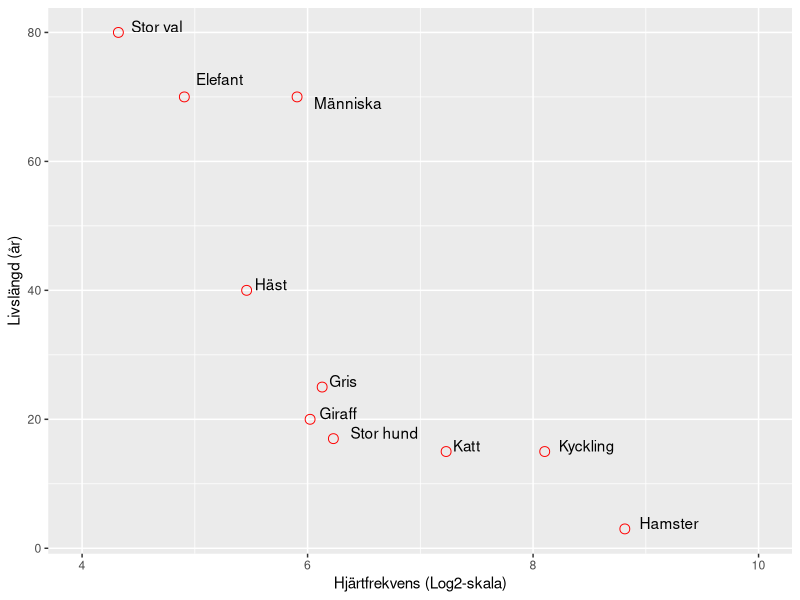

Write the R code that produced this figure.
## ---- chunk 1

#### Data
heartbeats <- read.csv('lifetime_heartbeats.csv')

#### Curate
heartbeats <- heartbeats[2:16,] # delete first and last line
heartbeats$Heart.Rate <- as.numeric(as.character(heartbeats$Heart.Rate))
heartbeats$Longevity <- as.numeric(as.character(heartbeats$Longevity))
heartbeats <- subset(heartbeats, select==1)
heartbeats$LogHeartRate <- log2(heartbeats$Heart.Rate)

## names(heartbeats)
require(ggplot2)
ggplot(heartbeats, aes(x=LogHeartRate, y=Longevity)) +
    geom_point(size=3, shape=1, color="red")+
    geom_text(aes(label=heartbeats$Djur),hjust=-0.25, vjust=heartbeats$verticaloffset)+
    scale_x_continuous(limits = c(4, 10))+
    ylab("Livslängd (år)")+
    xlab("Hjärtfrekvens (Log2-skala)")

## ggtitle("Heart Rate and longevity in mammals", subtitle = NULL)

